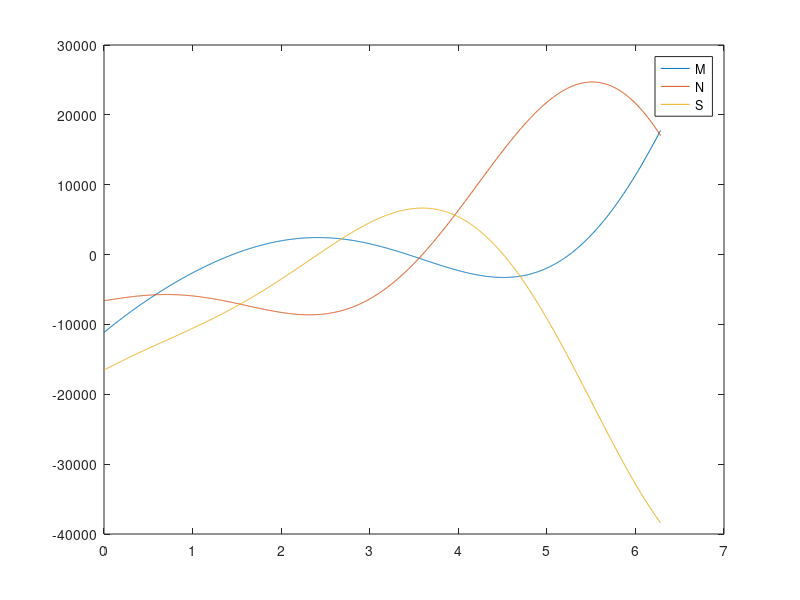

MATLAB code to generate this figure:
% HTP frame

clear
clc
clear all

R = 1.266/2; % radius
Q = 43700/2;
P = 23650;
T = -28909;


phi = linspace(0,2*pi,1000);

W1 = ((cos(phi)/2)-(pi-phi).*sin(phi)+1)/(2*pi);
W2 = ((3*cos(phi)/2)+(pi-phi).*sin(phi))/(2*pi);
W3 = ((pi-phi).*cos(phi)-(sin(phi)/2))/(2*pi);

W4 = (1 / (2 * pi)) * (3*sin(phi)/2 + (pi - phi).*(cos(phi) - 1));
W5 = (1 / (2 * pi)) * (sin(phi)/2 - (pi-phi).*cos(phi));
W6 = (1 / (2 * pi)) * ((pi - phi).* sin(phi) - 1 - 0.5 * cos(phi));

W7 = (pi-2*sin(phi)-phi)/(2*pi);
%W8 = ((3*cos(phi)/2)+(pi-phi).*sin(phi))/(2*pi);
W8 = sin(phi)/pi;
W9 = (1 / (2 * pi)) * (1 + 2 * cos(phi));

M = Q*R*W1 + P*R*W4 + T*W7;
N = Q*W2 + P*W5 + T*W8/R;
S = Q*W3 + P*W6 + T*W9/R;


figure
plot(phi,M)
hold on
plot(phi,N)
plot(phi,S)
hold off
legend('M','N','S')

Mmax = max(abs(M))
Nmax = max(abs(N))
Smax = max(abs(S))